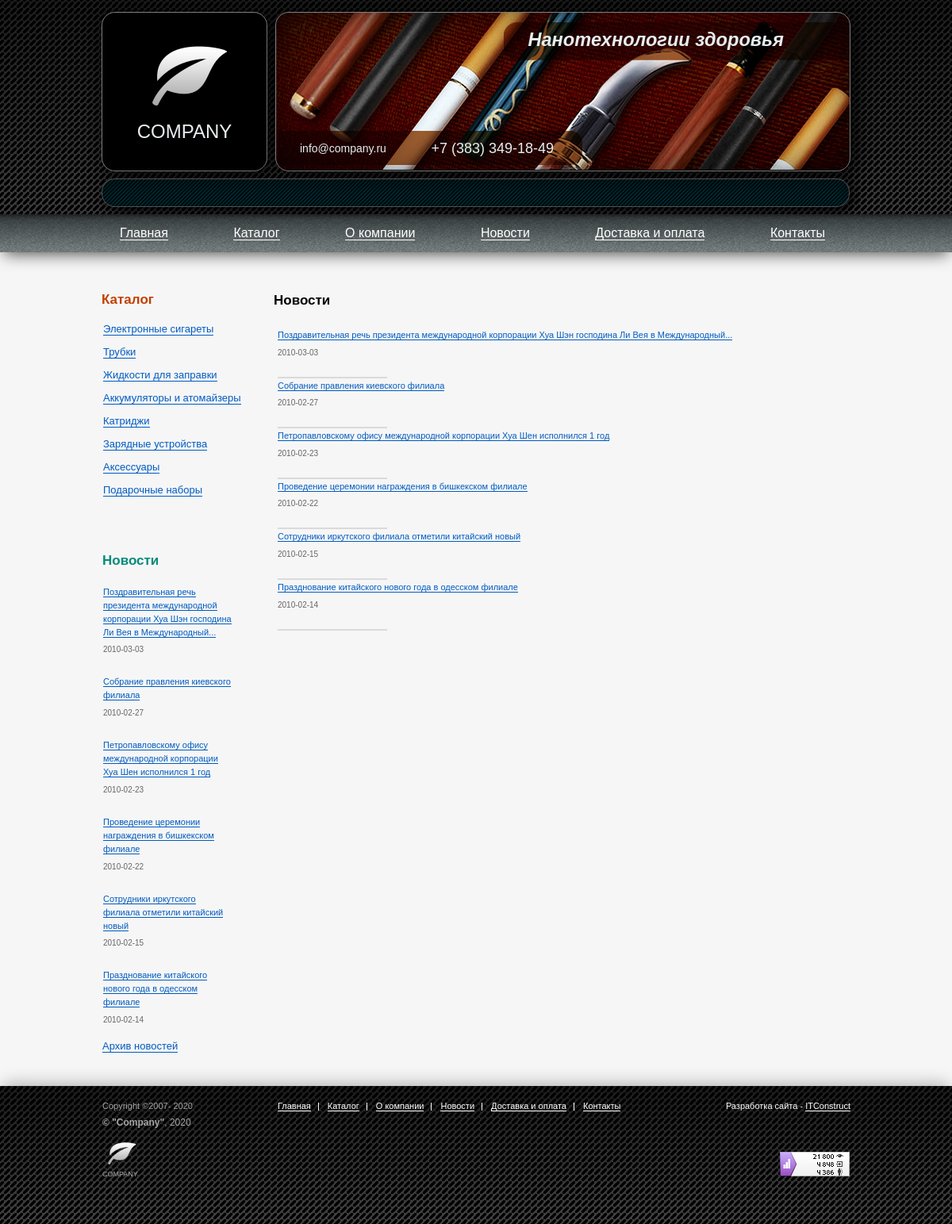
The page /company/news.php on the database as committed earlier.
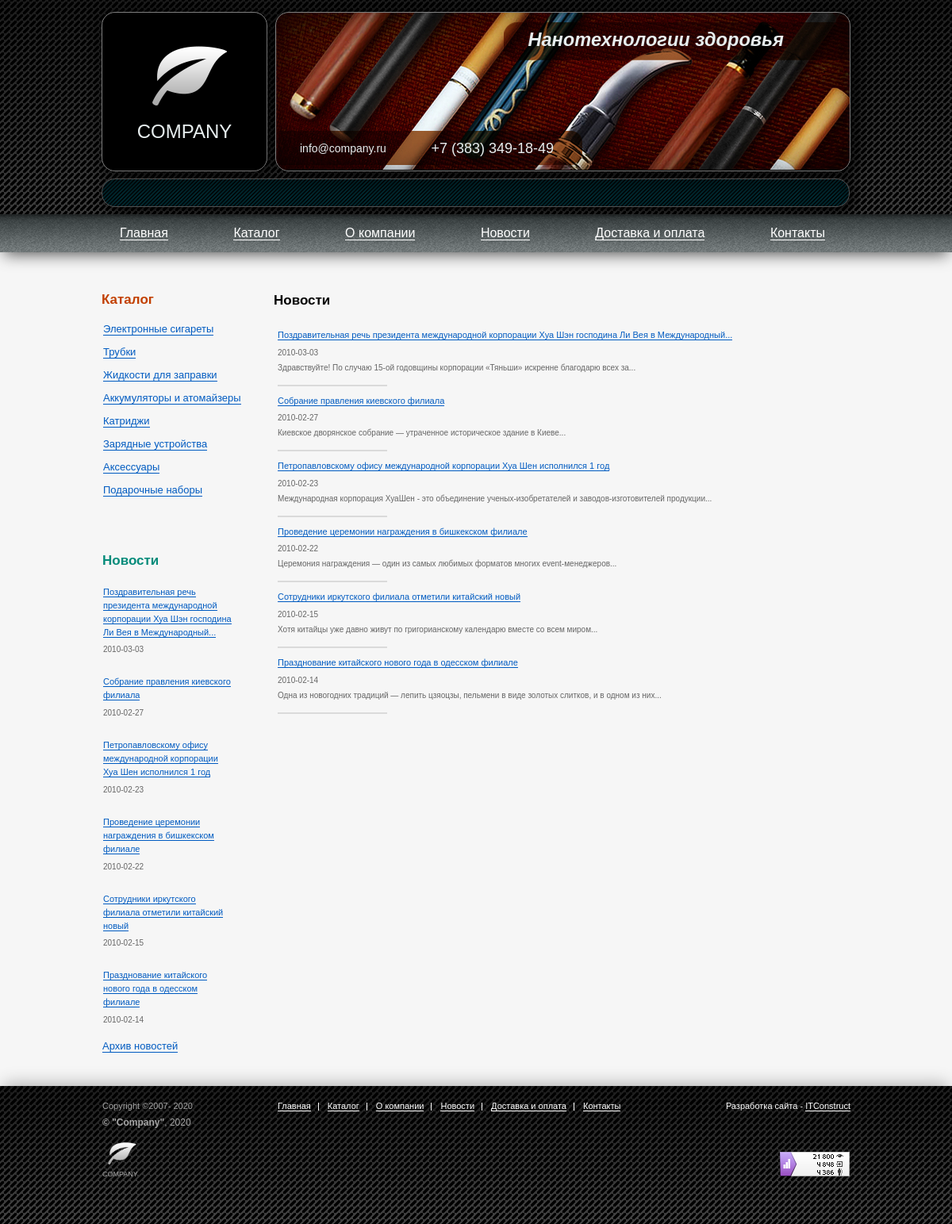
The same page on the database as committed later.
### tables this page shows
CREATE TABLE News (
	id INT AUTO_INCREMENT PRIMARY KEY NOT NULL,
	header VARCHAR(255) NOT NULL,
	date DATE NOT NULL,
    	preview TEXT,
    	description TEXT
);

### company/news.php (called while the page is built)
<?php
require 'application/views/news.php';

### company/application/models/news.php (called while the page is built, shortened)
<?php
require 'includes/lib.php';
$page = (isset($_GET['page'])) ? clearInt($_GET['page']) : 1;
$start = ($page * KOL_NEWS) - KOL_NEWS;
$sql = "SELECT id, header, date, preview FROM News ORDER BY date DESC LIMIT $start, ". KOL_NEWS;
$news = getResult($sql);

### company/includes/lib.php (called while the page is built, shortened)
<?php
require 'includes/DBconnect.php';
function getResult($sql)
{
    global $link;
    if ($sql)
    {
        $res = mysqli_query($link, $sql);
        return $res;
    }
}
function getCategories()
{
    $sql = "SELECT id, name, image FROM Category";
    return $categories = getResult($sql);
}
function getNews()
{
    $sql = 'SELECT id, header, date FROM News ORDER BY date DESC LIMIT '.KOL_NEWS_SB;
    return $news = getResult($sql);
}

### company/includes/config.php (called while the page is built, shortened)
<?php
$menu = [
    '/index.php' => 'Главная',
    '/catalog.php' => 'Каталог',
    '/about.php' => 'О компании',
    '/news.php' => 'Новости',
    '/paydelivery.php' => 'Доставка и оплата',
    '/contacts.php' => 'Контакты',
];

### company/application/views/news.php (the view, shortened to what this page needs)
<?php
require 'application/models/news.php';
require 'includes/template_header.php';?>
    <h1 class="contacts-page__main-headline">Новости</h1>
    <?
            foreach ($news as $new):?>
                <li class="news-item">
                    <a class="news-item__link" href="news-detail.php?id=<?=$new["id"]?>"><?=$new["header"]?></a>
                        <span class="news-item__date"><?=$new["date"]?></span>
                        <span class="news-item__preview"><?=$new["preview"]?></span>
                    </li>
            <?endforeach;?>
    <ul class="paginator catalog-page__paginator">
    </ul>
<? require 'includes/template_footer.php' ?>

### company/application/views/includes/template_footer.php (shortened to what this page needs)
<?php
$year = strftime('%Y');
?>
</main>
<div class="sidebar">
    <?
    $categories = getCategories();
    if ($categories):?>
    <section class="catalog">
        <h2 class="sidebar__headline">Каталог</h2>
        <ul class="catalog-list">
            <?
				foreach ($categories as $cat):?>
					<li class="catalog-list__item"><a class="catalog-list__link" href="catalog.php?cat_id=<?=$cat["id"]?>"><?=$cat["name"]?></a></li>
                <?endforeach;?>
        </ul>
    </section>
    <?endif;?>
    <?
    $news = getNews();
    if ($news):?>
    <section class="news">
        <h2 class="sidebar__headline news__headline">Новости</h2>
        <ul class="news-list">
            <?
				foreach ($news as $new):?>
					<li class="news-item">
						<a class="news-item__link" href="news-detail.php?id=<?=$new["id"]?>"><?=$new["header"]?></a>
						<span class="news-item__date"><?=$new["date"]?></span>
					</li>
				<?endforeach;?>
        </ul>
        <span class="archive"><a class="archive__link" href="news.php">Архив новостей</a></span>
    </section>
    <?endif;?>
</div>
</div>
</div>
<footer class="page-footer">
    <div class="wrapper page-footer__wrapper">
        <div class="copyright">
            <span class="copyright__part copyright__lifetime">Copyright ©2007-
                <?=$year;?></span>
            <span class="copyright__part copyright__company-lifetime"><b>© "Company"</b>,
                <?=$year;?></span>
            <img class="copyright__image" src="img/logo.png" alt="Company-logo">
            <span class="copyright__part copyrhigt__company-name">Company</span>
        </div>
        <nav class="footer-nav">
            <ul class="footer-nav__list">
                <?
                    foreach($menu as $address => $title):
                        if ($title == 'Новость'): break;
                        else:?>
                <li class="footer-nav__list-item"><a class="footer-nav__link" href="<?=$address?>"><?=$title?></a></li>
                <?endif?>
                <?endforeach?>
            </ul>
        </nav>
        <div class="developer">
            <span class="developer__ref">Разработка сайта - <a class="developer__link"
                    href="http://itconstruct.ru">ITConstruct</a></span>
            <img class="counter" src="img/counter.png" alt="Page-counter">
        </div>
    </div>
</footer>
</body>
</html>

Rows that differ between the two databases and show on the page:
changed news: preview (not shown) → "Здравствуйте! По случаю 15-ой годовщины корпорации «Тяньши» искренне благодарю всех за..."
changed news "Собрание правления киевского филиала": preview (not shown) → "Киевское дворянское собрание — утраченное историческое здание в Киеве..."
changed news "Петропавловскому офису международной корпорации Хуа Шен исполнился 1 год": preview (not shown) → "Международная корпорация ХуаШен - это объединение ученых-изобретателей и заводов-изготовителей продукции..."
changed news "Проведение церемонии награждения в бишкекском филиале": preview (not shown) → "Церемония награждения — один из самых любимых форматов многих event-менеджеров..."
changed news "Сотрудники иркутского филиала отметили китайский новый": preview (not shown) → "Хотя китайцы уже давно живут по григорианскому календарю вместе со всем миром..."
changed news "Празднование китайского нового года в одесском филиале": preview (not shown) → "Одна из новогодних традиций — лепить цзяоцзы, пельмени в виде золотых слитков, и в одном из них..."
